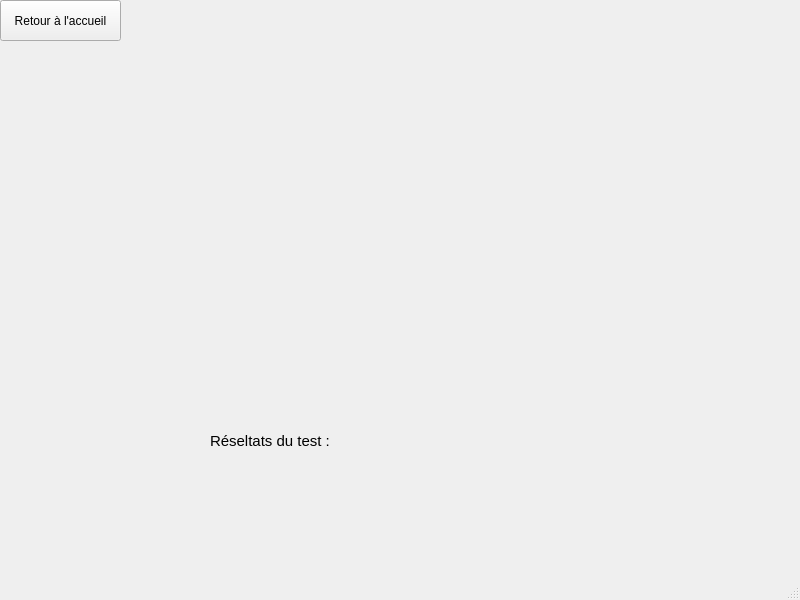
<?xml version="1.0" encoding="UTF-8"?>
<ui version="4.0">
 <class>MainWindow</class>
 <widget class="QMainWindow" name="MainWindow">
  <property name="geometry">
   <rect>
    <x>0</x>
    <y>0</y>
    <width>800</width>
    <height>600</height>
   </rect>
  </property>
  <property name="windowTitle">
   <string>Test du cancer</string>
  </property>
  <property name="windowIcon">
   <iconset>
    <normaloff>../../projet/icon_cancer.ico</normaloff>../../projet/icon_cancer.ico</iconset>
  </property>
  <widget class="QWidget" name="centralwidget">
   <widget class="QPushButton" name="pushButton">
    <property name="geometry">
     <rect>
      <x>0</x>
      <y>0</y>
      <width>121</width>
      <height>41</height>
     </rect>
    </property>
    <property name="text">
     <string>Retour à l'accueil</string>
    </property>
   </widget>
   <widget class="QLabel" name="label">
    <property name="geometry">
     <rect>
      <x>210</x>
      <y>420</y>
      <width>171</width>
      <height>41</height>
     </rect>
    </property>
    <property name="font">
     <font>
      <pointsize>11</pointsize>
     </font>
    </property>
    <property name="text">
     <string>Réseltats du test :</string>
    </property>
   </widget>
   <widget class="QLabel" name="label_2">
    <property name="geometry">
     <rect>
      <x>410</x>
      <y>430</y>
      <width>121</width>
      <height>21</height>
     </rect>
    </property>
    <property name="text">
     <string/>
    </property>
   </widget>
  </widget>
  <widget class="QMenuBar" name="menubar">
   <property name="geometry">
    <rect>
     <x>0</x>
     <y>0</y>
     <width>800</width>
     <height>26</height>
    </rect>
   </property>
  </widget>
  <widget class="QStatusBar" name="statusbar"/>
 </widget>
 <resources/>
 <connections/>
</ui>
